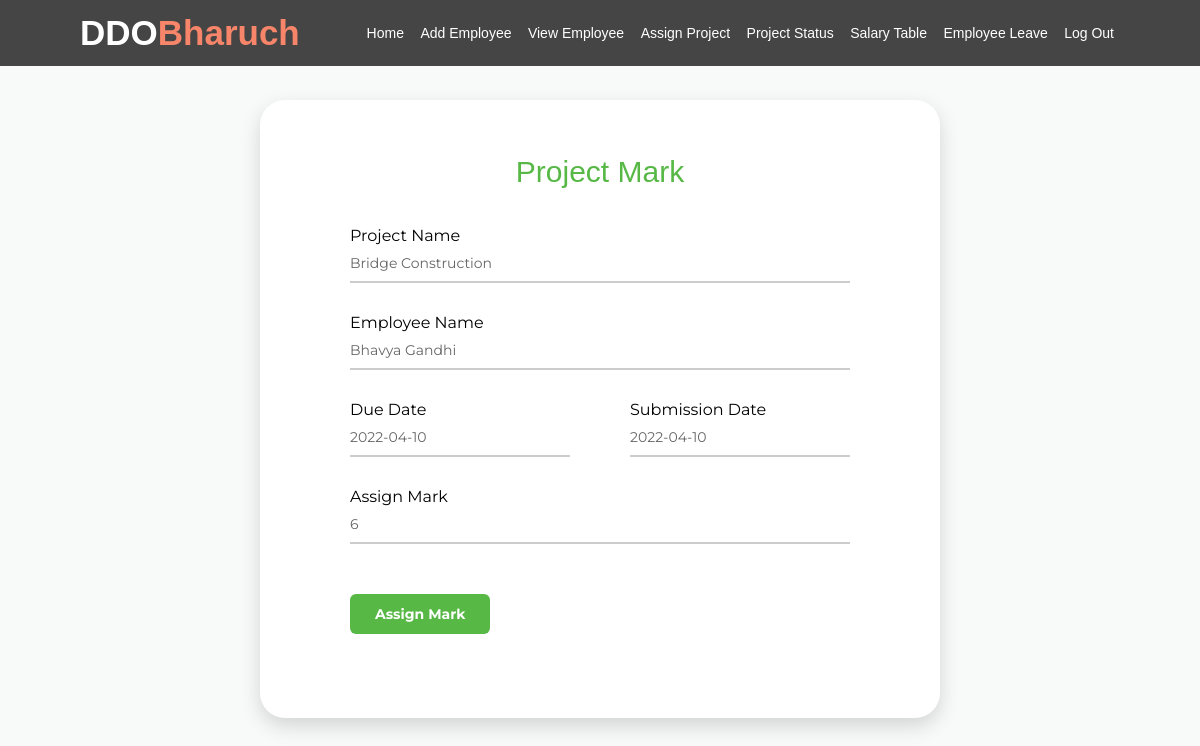
Screenshot of /mark.php?id=102&pid=214 with the database file from the repository.
### tables this page shows
CREATE TABLE `project` (
  `pid` int(11) NOT NULL,
  `eid` int(11) DEFAULT NULL,
  `pname` varchar(100) DEFAULT NULL,
  `duedate` date DEFAULT NULL,
  `subdate` date DEFAULT NULL,
  `mark` int(11) NOT NULL DEFAULT 0,
  `status` varchar(50) DEFAULT NULL
);

CREATE TABLE `employee` (
  `id` int(11) NOT NULL,
  `firstName` varchar(100) NOT NULL,
  `lastName` varchar(100) NOT NULL,
  `email` varchar(100) NOT NULL,
  `password` text NOT NULL,
  `birthday` date NOT NULL,
  `gender` varchar(10) NOT NULL,
  `contact` varchar(20) NOT NULL,
  `nid` int(20) NOT NULL,
  `Jdate` date DEFAULT NULL,
  `address` varchar(100) DEFAULT NULL,
  `dept` varchar(100) NOT NULL,
  `degree` varchar(100) NOT NULL,
  `pic` text NOT NULL
);

### mark.php (the view, shortened to what this page needs)
<?php
include('nav3.php');
require_once('process/dbh.php');
?>
<?php
$id = (isset($_GET['id']) ? $_GET['id'] : '');
$pid = (isset($_GET['pid']) ? $_GET['pid'] : '');
$sql1 = "SELECT project.pid, project.eid, project.pname, project.duedate, project.subdate, project.mark, rank.points, employee.firstName, employee.lastName, salary.base, salary.bonus, salary.total FROM `project` , `rank` ,`employee`, `salary`  WHERE project.eid=$id AND project.pid=$pid AND project.eid=rank.eid AND salary.id=project.eid AND employee.id=project.eid AND employee.id=rank.eid";
$result1 = mysqli_query($conn, $sql1);
if ($result1) {
    while ($res = mysqli_fetch_assoc($result1)) {
        $pname = $res['pname'];
        $duedate = $res['duedate'];
        $subdate = $res['subdate'];
        $firstName = $res['firstName'];
        $lastName = $res['lastName'];
        $mark = $res['mark'];
    }
}
?>
<!DOCTYPE html>
<html lang="en">
<head>
    <link rel="stylesheet" type="text/css" href="css/main.css" media="all">
    <link href="vendor/mdi-font/css/material-design-iconic-font.min.css" rel="stylesheet" media="all">
    <link href="vendor/font-awesome-4.7/css/font-awesome.min.css" rel="stylesheet" media="all">
    <link href="vendor/select2/select2.min.css" rel="stylesheet" media="all">
    <link href="vendor/datepicker/daterangepicker.css" rel="stylesheet" media="all">
</head>
<body>
    <div class="page-wrapper bg-blue p-t-100 p-b-100 font-robo">
        <div class="wrapper wrapper--w680">
            <div class="card card-1">
                <div class="card-body">
                    <h2 class="title">Project Mark</h2>
                    <form id="registration" action="mark.php" method="POST">
                        <div class="input-group">
                            <p>Project Name</p>
                            <input class="input--style-1" type="text" name="pname" value="<?php echo $pname; ?>" readonly>
                        </div>
                        <div class="input-group">
                            <p>Employee Name</p>
                            <input class="input--style-1" type="text" name="firstName" value="<?php echo $firstName; ?> <?php echo $lastName; ?>" readonly>
                        </div>
                        <div class="row row-space">
                            <div class="col-2">
                                <div class="input-group">
                                    <p>Due Date</p>
                                    <input class="input--style-1" type="text" name="duedate" value="<?php echo $duedate; ?>" readonly>
                                </div>
                            </div>
                            <div class="col-2">
                                <div class="input-group">
                                    <p>Submission Date</p>
                                    <input class="input--style-1" type="text" name="subdate" value="<?php echo $subdate; ?>" readonly>
                                </div>
                            </div>
                        </div>
                        <div class="input-group">
                            <p>Assign Mark</p>
                            <input class="input--style-1" type="text" name="mark" value="<?php echo $mark; ?>" required>
                        </div>
                        <div class="p-t-20">
                            <button class="btn btn--radius btn--green" type="submit" name="update">Assign Mark</button>
                        </div>
                    </form>
                    <br>
                </div>
            </div>
        </div>
    </div>
</body>
</html>

### css/nav.css (style rules this page uses)
* { margin: 0; padding: 0; box-sizing: border-box; text-decoration: none; background-size: cover; background-position: center; }
body { font-family: "Ubuntu", sans-serif; }
html { scroll-behavior: smooth; }

### css/main.css (style rules this page uses)
* { margin: 0; padding: 0; box-sizing: border-box; text-decoration: none; background-size: cover; background-position: center; }
body { font-family: "Ubuntu", sans-serif; }
html { scroll-behavior: smooth; }
.font-robo { font-family: "Ubuntu", "Montserrat", "Helvetica Neue", sans-serif; }
.row { display: -webkit-box; display: -webkit-flex; display: -moz-box; display: -ms-flexbox; display: flex; -webkit-flex-wrap: wrap; -ms-flex-wrap: wrap; flex-wrap: wrap; }
.row-space { -webkit-box-pack: justify; -webkit-justify-content: space-between; -moz-box-pack: justify; -ms-flex-pack: justify; justify-content: space-between; }
.col-2 { width: -webkit-calc((100% - 60px) / 2); width: -moz-calc((100% - 60px) / 2); width: calc((100% - 60px) / 2); }
html { -webkit-box-sizing: border-box; -moz-box-sizing: border-box; box-sizing: border-box; }
*, *:before, *:after { -webkit-box-sizing: inherit; -moz-box-sizing: inherit; box-sizing: inherit; }
h2, h3, h4, h5, h6, blockquote, p, pre, dl, dd, ol, ul, figure, hr, fieldset, legend { margin: 0; padding: 0; }
button { outline: none; background: none; border: none; }
.page-wrapper { min-height: 100vh; }
h1, h2, h3, h4, h5, h6 { font-weight: 400; }
h2 { font-size: 30px; }
.title { color: #57b846; font-family: "Ubuntu", sans-serif; font-weight: 500; text-align: center; }
.bg-blue { background: #f8f9f9; }
.p-t-100 { padding-top: 100px; }
.p-t-20 { padding-top: 20px; }
.p-b-100 { padding-bottom: 100px; }
.wrapper { margin: 0 auto; }
.wrapper--w680 { max-width: 680px; }
.btn { line-height: 40px; display: inline-block; padding: 0 25px; cursor: pointer; font-family: "Montserrat", sans-serif; color: #fff; -webkit-transition: all 0.4s ease; -o-transition: all 0.4s ease; -moz-transition: all 0.4s ease; transition: all 0.4s ease; font-size: 14px; font-weight: 700; }
.btn--radius { -webkit-border-radius: 3px; -moz-border-radius: 3px; border-radius: 6px; }
.btn--green { background: #57b846; }
input { outline: none; margin: 0; border: none; -webkit-box-shadow: none; -moz-box-shadow: none; box-shadow: none; width: 100%; font-size: 14px; font-family: inherit; }
.input-group { position: relative; margin-bottom: 30px; border-bottom: 2px solid #ccc; }
.input--style-1 { padding: 9px 0; color: #666; }
.title { margin-bottom: 37px; }
.card { overflow: hidden; -webkit-border-radius: 3px; -moz-border-radius: 3px; border-radius: 25px; background: #fff; }
.card-1 { -webkit-box-shadow: 0px 8px 20px 0px rgba(0, 0, 0, 0.15); -moz-box-shadow: 0px 8px 20px 0px rgba(0, 0, 0, 0.15); box-shadow: 0px 8px 20px 0px rgba(0, 0, 0, 0.15); }
.card-1 .card-body { padding: 0 90px; padding-top: 55px; padding-bottom: 65px; }

### rows the page displays
project: pname "Bridge Construction", firstName "Bhavya Gandhi", duedate "2022-04-10", subdate "2022-04-10", mark "6"
